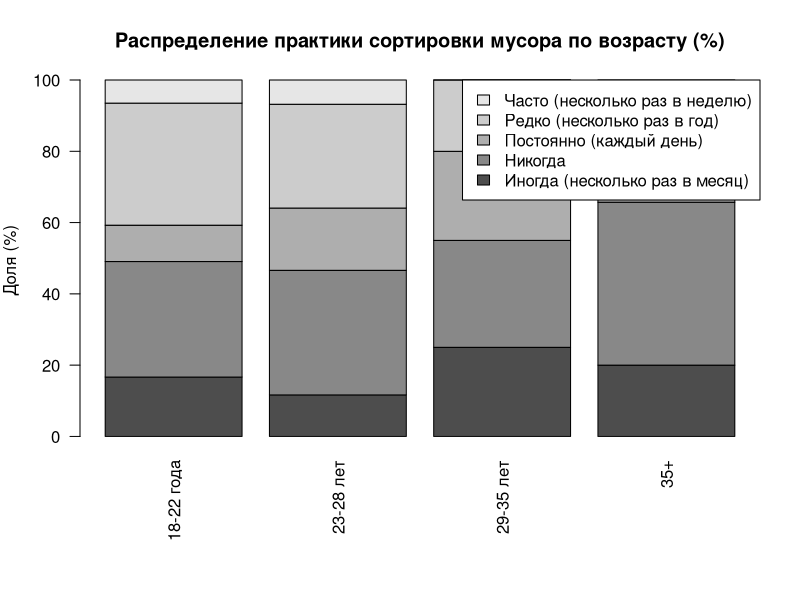
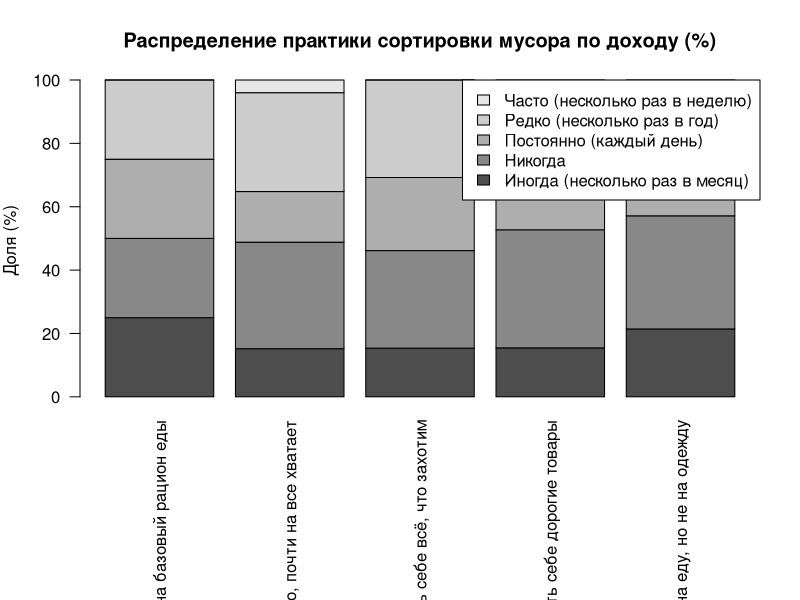
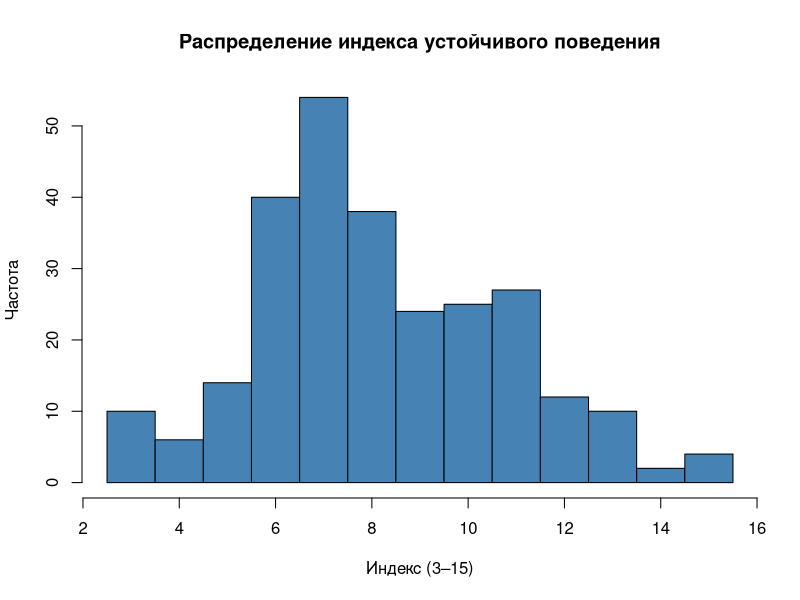
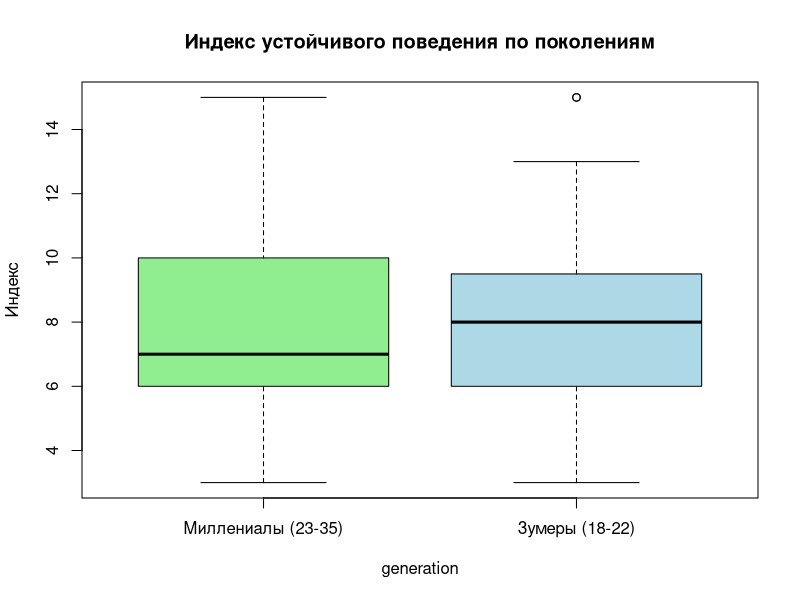
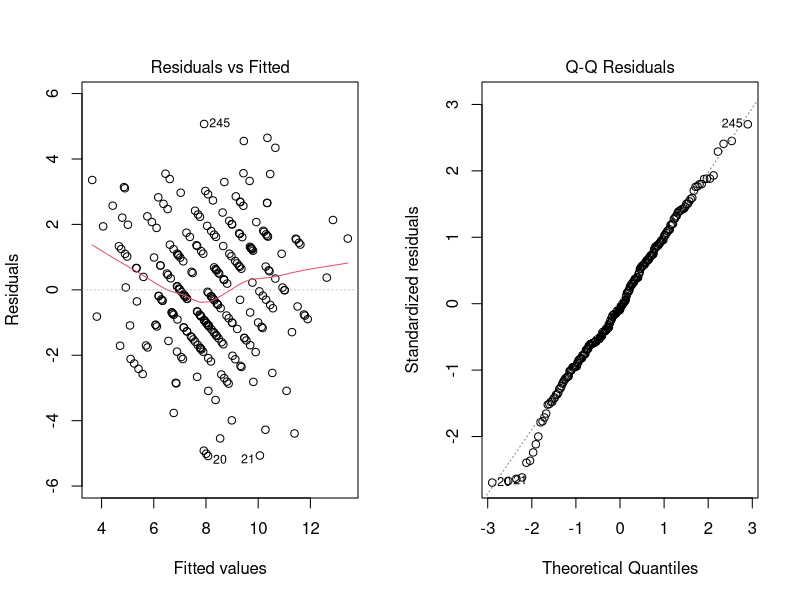
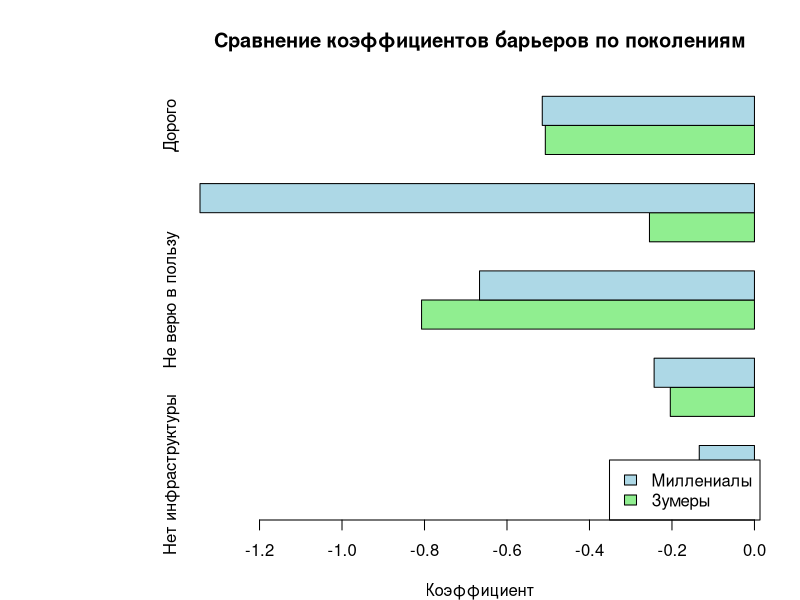

The R source for these figures, in order:
# =============================================================================
# АНАЛИЗ ДАННЫХ: УСТОЙЧИВОЕ ПОТРЕБЛЕНИЕ (ЭКОЛОГИЧНОЕ ПОВЕДЕНИЕ)
# =============================================================================
# Версия без tidyverse — только base R + car (минимальные зависимости)
# Запуск: Rscript analysis.R  или  source("analysis.R") в R
# Результаты: results_summary.txt, папка plots/
# =============================================================================

# Пакет car (для VIF) — опционально. Без интернета/CRAN работает без него.
has_car <- requireNamespace("car", quietly = TRUE)

# Создание папки для графиков
dir.create("plots", showWarnings = FALSE)

# Настройка вывода
sink("results_summary.txt", split = TRUE)

# =============================================================================
# 1. ЗАГРУЗКА И ПОДГОТОВКА ДАННЫХ
# =============================================================================
cat("\n========== 1. ЗАГРУЗКА ДАННЫХ ==========\n\n")

load_data <- function() {
  if (file.exists("document.csv")) {
    # Кодировка: cp1251 типична для русского Windows, UTF-8 — для экспортов
    encodings <- c("cp1251", "UTF-8", "latin1")
    df_raw <- NULL
    for (enc in encodings) {
      df_raw <- tryCatch({
        read.csv2("document.csv", sep = ";", dec = ",", quote = "\"",
                  skip = 2, header = FALSE, fill = TRUE,
                  fileEncoding = enc, stringsAsFactors = FALSE,
                  na.strings = c("", "NA"), strip.white = TRUE)
      }, error = function(e) NULL)
      if (!is.null(df_raw) && nrow(df_raw) > 0) {
        cat("Загружен document.csv (кодировка:", enc, ")\n")
        return(df_raw)
      }
    }
    # Без указания кодировки (системная по умолчанию)
    df_raw <- tryCatch({
      read.csv2("document.csv", sep = ";", dec = ",", quote = "\"",
                skip = 2, header = FALSE, fill = TRUE,
                stringsAsFactors = FALSE, na.strings = c("", "NA"))
    }, error = function(e) NULL)
    if (is.null(df_raw) || nrow(df_raw) == 0)
      stop("Не удалось прочитать document.csv. Проверьте путь и кодировку файла.")
    cat("Загружен document.csv\n")
    return(df_raw)
  }
  if (file.exists("document.xlsx")) {
    if (!requireNamespace("readxl", quietly = TRUE))
      stop("Нужен пакет readxl. Установите: install.packages('readxl')")
    df_raw <- as.data.frame(readxl::read_excel("document.xlsx"))
    cat("Загружен document.xlsx\n")
    return(df_raw)
  }
  stop("Не найден document.csv или document.xlsx")
}

df_raw <- load_data()

col_names <- c("Timestamp", "age", "gender", "education", "living", "city", "income",
               "q2_1_waste", "q2_2_eco", "q2_3_energy",
               "q3_1_lamp", "q3_2_contribution", "q3_3_store", "q3_4_consumption", "q3_5_logic",
               "q4_1_friends", "q4_2_neighbors", "q4_3_opinion",
               "q5_1_barriers", "barriers_text", "contacts")

if (ncol(df_raw) >= length(col_names)) {
  names(df_raw)[1:length(col_names)] <- col_names
  df <- df_raw[, 1:length(col_names)]
} else {
  df <- df_raw
  names(df)[1:ncol(df)] <- col_names[1:ncol(df)]
}

# Функция для генерации
score_freq <- function(x) {
  ifelse(grepl("Никогда", x), 1,
  ifelse(grepl("Редко", x), 2,
  ifelse(grepl("Иногда", x), 3,
  ifelse(grepl("Часто", x), 4,
  ifelse(grepl("Постоянно", x), 5, NA)))))
}

df$generation <- ifelse(grepl("18-22", df$age), "zoom",
                 ifelse(grepl("23-28|29-35", df$age), "millennial", "other"))

cat("Размер выборки: n =", nrow(df), "\n")

# =============================================================================
# 2. ОПИСАТЕЛЬНАЯ СТАТИСТИКА И КРОСС-ТАБУЛЯЦИЯ
# =============================================================================
cat("\n\n========== 2. ОПИСАТЕЛЬНАЯ СТАТИСТИКА ==========\n\n")

cat("--- Частоты: Сортировка отходов (2.1) ---\n")
print(table(df$q2_1_waste, useNA = "ifany"))

cat("\n--- Частоты: Поиск эко-товаров (2.2) ---\n")
print(table(df$q2_2_eco, useNA = "ifany"))

cat("\n--- Частоты: Экономия воды/электричества (2.3) ---\n")
print(table(df$q2_3_energy, useNA = "ifany"))

cat("\n--- Распределение по возрасту ---\n")
print(table(df$age))

cat("\n--- Кросс-табуляция: Сортировка x Возраст ---\n")
t1 <- table(df$age, df$q2_1_waste)
print(addmargins(t1))

cat("\n--- Кросс-табуляция: Сортировка x Доход ---\n")
t2 <- table(df$income, df$q2_1_waste)
print(t2)

cat("\n--- Кросс-табуляция: Сортировка x Образование ---\n")
t3 <- table(df$education, df$q2_1_waste)
print(t3)

# Визуализация 1: Сводный barplot возраст x частота сортировки
t1_rel <- prop.table(t1, 1) * 100
png("plots/01_crosstab_age_waste.png", width = 10, height = 6, units = "in", res = 300)
par(mar = c(8, 4, 4, 2))
barplot(t(t1_rel), beside = FALSE, las = 2, col = gray.colors(ncol(t1_rel)),
        main = "Распределение практики сортировки мусора по возрасту (%)",
        xlab = "", ylab = "Доля (%)", legend.text = TRUE, args.legend = list(x = "topright"))
dev.off()

# Визуализация 2: Доход x сортировка
t2_rel <- prop.table(t2, 1) * 100
png("plots/02_crosstab_income_waste.png", width = 10, height = 6, units = "in", res = 300)
par(mar = c(10, 4, 4, 2))
barplot(t(t2_rel), beside = FALSE, las = 2, col = gray.colors(ncol(t2_rel)),
        main = "Распределение практики сортировки мусора по доходу (%)",
        xlab = "", ylab = "Доля (%)", legend.text = TRUE, args.legend = list(x = "topright"))
dev.off()

# =============================================================================
# 3. СТАТИСТИЧЕСКИЕ ТЕСТЫ
# =============================================================================
cat("\n\n========== 3. СТАТИСТИЧЕСКИЕ ТЕСТЫ ==========\n\n")

cat("--- Хи-квадрат: Возраст x Сортировка ---\n")
chi_age <- chisq.test(t1)
print(chi_age)

cat("\n--- Хи-квадрат: Доход x Сортировка ---\n")
chi_inc <- chisq.test(t2)
print(chi_inc)

cat("\n--- Хи-квадрат: Образование x Сортировка ---\n")
chi_edu <- chisq.test(t3)
print(chi_edu)

# U-критерий Манна–Уитни
df_mw <- df[df$generation %in% c("zoom", "millennial"), ]
df_mw$q2_1_num <- score_freq(df_mw$q2_1_waste)
df_mw$q2_2_num <- score_freq(df_mw$q2_2_eco)
df_mw$q2_3_num <- score_freq(df_mw$q2_3_energy)

cat("\n--- U-критерий Манна–Уитни: Зумеры vs Миллениалы ---\n")
cat("Сортировка (2.1): ")
w1 <- wilcox.test(q2_1_num ~ generation, data = df_mw, exact = FALSE)
cat("W =", w1$statistic, ", p =", w1$p.value, "\n")
cat("Эко-товары (2.2): ")
w2 <- wilcox.test(q2_2_num ~ generation, data = df_mw, exact = FALSE)
cat("W =", w2$statistic, ", p =", w2$p.value, "\n")
cat("Экономия (2.3): ")
w3 <- wilcox.test(q2_3_num ~ generation, data = df_mw, exact = FALSE)
cat("W =", w3$statistic, ", p =", w3$p.value, "\n")

# =============================================================================
# 4. ИНДЕКС УСТОЙЧИВОГО ПОВЕДЕНИЯ
# =============================================================================
cat("\n\n========== 4. ИНДЕКС УСТОЙЧИВОГО ПОВЕДЕНИЯ ==========\n\n")

df$q2_1_score <- score_freq(df$q2_1_waste)
df$q2_2_score <- score_freq(df$q2_2_eco)
df$q2_3_score <- score_freq(df$q2_3_energy)
df$sustainable_index <- df$q2_1_score + df$q2_2_score + df$q2_3_score

cat("Описательная статистика индекса (диапазон 3–15):\n")
print(summary(df$sustainable_index))
cat("SD =", round(sd(df$sustainable_index, na.rm = TRUE), 2), ", N =", sum(!is.na(df$sustainable_index)), "\n")

# Визуализация 3: Гистограмма
png("plots/03_histogram_index.png", width = 8, height = 5, units = "in", res = 300)
hist(df$sustainable_index[!is.na(df$sustainable_index)], breaks = seq(2.5, 15.5, 1),
     col = "steelblue", main = "Распределение индекса устойчивого поведения",
     xlab = "Индекс (3–15)", ylab = "Частота")
dev.off()

# Визуализация 4: Boxplot по поколениям
df_bp <- df[df$generation %in% c("zoom", "millennial") & !is.na(df$sustainable_index), ]
png("plots/04_boxplot_generation.png", width = 6, height = 5, units = "in", res = 300)
boxplot(sustainable_index ~ generation, data = df_bp, col = c("lightgreen", "lightblue"),
        names = c("Миллениалы (23-35)", "Зумеры (18-22)"),
        main = "Индекс устойчивого поведения по поколениям", ylab = "Индекс")
dev.off()

# =============================================================================
# 5. ПОДГОТОВКА ПРЕДИКТОРОВ
# =============================================================================
cat("\n\n========== 5. ПРЕДИКТОРЫ ==========\n\n")

df$q3_1_led <- as.numeric(grepl("Опция Б|LED", df$q3_1_lamp))
df$q3_2_agree <- as.numeric(grepl("Согласен", df$q3_2_contribution))
df$q3_3_willing <- as.numeric(grepl("Да, если", df$q3_3_store))

df$q4_1_num <- ifelse(grepl("Почти никто", df$q4_1_friends), 1,
               ifelse(grepl("Немного", df$q4_1_friends), 2,
               ifelse(grepl("Половина", df$q4_1_friends), 3,
               ifelse(grepl("Большинство", df$q4_1_friends), 4,
               ifelse(grepl("Почти все", df$q4_1_friends), 5, NA)))))

df$q4_2_num <- ifelse(grepl("Очень маловероятно", df$q4_2_neighbors), 1,
               ifelse(grepl("Скорее нет", df$q4_2_neighbors), 2,
               ifelse(grepl("Нейтрально|затрудняюсь", df$q4_2_neighbors), 3,
               ifelse(grepl("Скорее да", df$q4_2_neighbors), 4,
               ifelse(grepl("Очень вероятно|все делают", df$q4_2_neighbors), 5, NA)))))

df$q4_3_num <- ifelse(grepl("Не важно вообще|только для себя", df$q4_3_opinion), 1,
               ifelse(grepl("Слабо важно", df$q4_3_opinion), 2,
               ifelse(grepl("Нейтрально", df$q4_3_opinion), 3,
               ifelse(grepl("Довольно важно", df$q4_3_opinion), 4,
               ifelse(grepl("Очень важно|тренде", df$q4_3_opinion), 5, NA)))))

df$barrier_infra <- as.numeric(grepl("Нет инфраструктуры|инфраструктур", df$q5_1_barriers, ignore.case = TRUE))
df$barrier_lazy <- as.numeric(grepl("Лень|нет времени|забываю", df$q5_1_barriers, ignore.case = TRUE))
df$barrier_unbelief <- as.numeric(grepl("Не верю", df$q5_1_barriers))
df$barrier_inconvenient <- as.numeric(grepl("неудобно|специальные магазины", df$q5_1_barriers, ignore.case = TRUE))
df$barrier_expense <- as.numeric(grepl("дорого|нет денег", df$q5_1_barriers, ignore.case = TRUE))

df$income_f <- factor(df$income)
df$education_f <- factor(df$education)

# =============================================================================
# 6. МНОЖЕСТВЕННАЯ РЕГРЕССИЯ
# =============================================================================
cat("\n\n========== 6. МНОЖЕСТВЕННАЯ РЕГРЕССИЯ ==========\n\n")

model <- lm(sustainable_index ~ q3_1_led + q3_2_agree + q3_3_willing +
              q4_1_num + q4_2_num + q4_3_num + income_f + education_f +
              barrier_infra + barrier_lazy + barrier_unbelief + barrier_inconvenient + barrier_expense,
            data = df, na.action = na.exclude)

print(summary(model))

if (has_car) {
  cat("\n--- VIF (мультиколлинеарность) ---\n")
  tryCatch(print(car::vif(model)), error = function(e) cat("VIF не вычислен\n"))
}

# Диагностика остатков
png("plots/05_residuals_diagnostics.png", width = 12, height = 5, units = "in", res = 300)
par(mfrow = c(1, 2))
plot(model, which = 1)
plot(model, which = 2)
dev.off()

# =============================================================================
# 7. СРАВНИТЕЛЬНЫЙ АНАЛИЗ ПОКОЛЕНИЙ
# =============================================================================
cat("\n\n========== 7. СРАВНИТЕЛЬНЫЙ АНАЛИЗ ПОКОЛЕНИЙ ==========\n\n")

df_gen <- df[df$generation %in% c("zoom", "millennial"), ]
df_zoom <- df_gen[df_gen$generation == "zoom", ]
df_mill <- df_gen[df_gen$generation == "millennial", ]

cat("--- Регрессия: ЗУМЕРЫ ---\n")
model_zoom <- lm(sustainable_index ~ q4_1_num + q4_2_num + q4_3_num +
                   barrier_infra + barrier_lazy + barrier_unbelief + barrier_inconvenient + barrier_expense + income_f,
                 data = df_zoom, na.action = na.exclude)
print(summary(model_zoom))

cat("\n--- Регрессия: МИЛЛЕНИАЛЫ ---\n")
model_mill <- lm(sustainable_index ~ q4_1_num + q4_2_num + q4_3_num +
                   barrier_infra + barrier_lazy + barrier_unbelief + barrier_inconvenient + barrier_expense + income_f,
                 data = df_mill, na.action = na.exclude)
print(summary(model_mill))

cat("\n--- Модель с взаимодействиями ---\n")
df_gen$generation <- factor(df_gen$generation)
model_int <- lm(sustainable_index ~ generation * (barrier_infra + barrier_lazy + barrier_unbelief + 
                barrier_inconvenient + barrier_expense) + q4_1_num + q4_2_num + q4_3_num + income_f,
                data = df_gen, na.action = na.exclude)
print(summary(model_int))

# Визуализация 6: Сравнение коэффициентов барьеров
coef_z <- coef(model_zoom)
coef_m <- coef(model_mill)
bn <- c("barrier_infra", "barrier_lazy", "barrier_unbelief", "barrier_inconvenient", "barrier_expense")
labels <- c("Нет инфраструктуры", "Лень/время", "Не верю в пользу", "Неудобно", "Дорого")
vals <- numeric(length(bn) * 2)
for (i in seq_along(bn)) {
  vals[i] <- if (bn[i] %in% names(coef_z)) coef_z[bn[i]] else NA
  vals[length(bn) + i] <- if (bn[i] %in% names(coef_m)) coef_m[bn[i]] else NA
}
coef_mat <- matrix(vals, nrow = length(bn), ncol = 2, dimnames = list(labels, c("zoom", "millennial")))

png("plots/06_coefficients_generation.png", width = 8, height = 5, units = "in", res = 300)
par(mar = c(4, 10, 4, 2))
barplot(t(coef_mat), beside = TRUE, horiz = TRUE, col = c("lightgreen", "lightblue"),
        legend.text = c("Зумеры", "Миллениалы"), args.legend = list(x = "bottomright"),
        main = "Сравнение коэффициентов барьеров по поколениям",
        xlab = "Коэффициент")
dev.off()

# =============================================================================
# 8. ИТОГИ
# =============================================================================
cat("\n\n========== ИТОГИ ==========\n\n")
cat("Выборка: n =", nrow(df), "\n")
cat("Индекс: M =", round(mean(df$sustainable_index, na.rm = TRUE), 2),
    ", SD =", round(sd(df$sustainable_index, na.rm = TRUE), 2), "\n")
cat("R² модели:", round(summary(model)$r.squared, 3), "\n")
cat("Графики сохранены в plots/\n")

sink()
cat("\nГотово. Результаты в results_summary.txt, графики в plots/\n")
